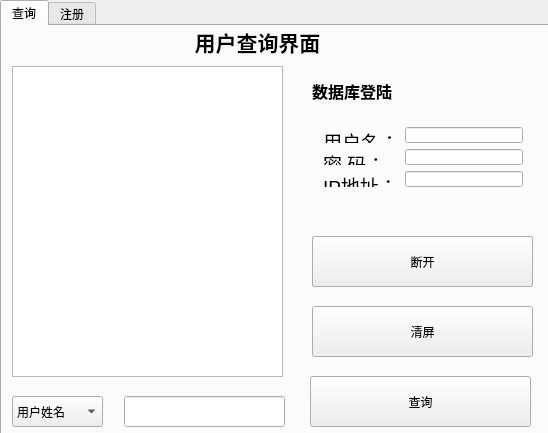
<?xml version="1.0" encoding="UTF-8"?>
<ui version="4.0">
 <class>Widget</class>
 <widget class="QWidget" name="Widget">
  <property name="geometry">
   <rect>
    <x>0</x>
    <y>0</y>
    <width>548</width>
    <height>433</height>
   </rect>
  </property>
  <property name="minimumSize">
   <size>
    <width>548</width>
    <height>433</height>
   </size>
  </property>
  <property name="maximumSize">
   <size>
    <width>548</width>
    <height>433</height>
   </size>
  </property>
  <property name="windowTitle">
   <string>长江大学月子会所管理系统</string>
  </property>
  <widget class="QTabWidget" name="tabWidget">
   <property name="geometry">
    <rect>
     <x>0</x>
     <y>0</y>
     <width>551</width>
     <height>441</height>
    </rect>
   </property>
   <property name="styleSheet">
    <string notr="true"/>
   </property>
   <property name="currentIndex">
    <number>0</number>
   </property>
   <widget class="QWidget" name="DataBase">
    <attribute name="title">
     <string>查询</string>
    </attribute>
    <widget class="QWidget" name="layoutWidget">
     <property name="geometry">
      <rect>
       <x>310</x>
       <y>90</y>
       <width>222</width>
       <height>82</height>
      </rect>
     </property>
     <layout class="QHBoxLayout" name="horizontalLayout">
      <item>
       <layout class="QVBoxLayout" name="verticalLayout">
        <item>
         <widget class="QLabel" name="label">
          <property name="text">
           <string>&lt;html&gt;&lt;head/&gt;&lt;body&gt;&lt;p&gt;&lt;span style=&quot; font-size:14pt;&quot;&gt;用户名：&lt;/span&gt;&lt;/p&gt;&lt;/body&gt;&lt;/html&gt;</string>
          </property>
         </widget>
        </item>
        <item>
         <widget class="QLabel" name="label_2">
          <property name="text">
           <string>&lt;html&gt;&lt;head/&gt;&lt;body&gt;&lt;p&gt;&lt;span style=&quot; font-size:14pt;&quot;&gt;密  码：&lt;/span&gt;&lt;/p&gt;&lt;/body&gt;&lt;/html&gt;</string>
          </property>
         </widget>
        </item>
        <item>
         <widget class="QLabel" name="label_3">
          <property name="text">
           <string>&lt;html&gt;&lt;head/&gt;&lt;body&gt;&lt;p&gt;&lt;span style=&quot; font-size:14pt;&quot;&gt;IP地址：&lt;/span&gt;&lt;/p&gt;&lt;/body&gt;&lt;/html&gt;</string>
          </property>
         </widget>
        </item>
       </layout>
      </item>
      <item>
       <layout class="QVBoxLayout" name="verticalLayout_2">
        <item>
         <widget class="QLineEdit" name="UserNamelineEdit"/>
        </item>
        <item>
         <widget class="QLineEdit" name="PasswordlineEdit"/>
        </item>
        <item>
         <widget class="QLineEdit" name="IpAdresslineEdit"/>
        </item>
       </layout>
      </item>
     </layout>
    </widget>
    <widget class="QTextEdit" name="textEdit">
     <property name="geometry">
      <rect>
       <x>10</x>
       <y>40</y>
       <width>271</width>
       <height>311</height>
      </rect>
     </property>
    </widget>
    <widget class="QLabel" name="label_4">
     <property name="geometry">
      <rect>
       <x>180</x>
       <y>0</y>
       <width>151</width>
       <height>31</height>
      </rect>
     </property>
     <property name="text">
      <string>&lt;html&gt;&lt;head/&gt;&lt;body&gt;&lt;p align=&quot;center&quot;&gt;&lt;span style=&quot; font-size:16pt; font-weight:600;&quot;&gt;用户查询界面&lt;/span&gt;&lt;/p&gt;&lt;/body&gt;&lt;/html&gt;</string>
     </property>
    </widget>
    <widget class="QPushButton" name="CmdpushButton">
     <property name="geometry">
      <rect>
       <x>308</x>
       <y>350</y>
       <width>221</width>
       <height>51</height>
      </rect>
     </property>
     <property name="text">
      <string>查询</string>
     </property>
    </widget>
    <widget class="QPushButton" name="SqlConnectButton">
     <property name="geometry">
      <rect>
       <x>310</x>
       <y>210</y>
       <width>221</width>
       <height>51</height>
      </rect>
     </property>
     <property name="text">
      <string>连接</string>
     </property>
    </widget>
    <widget class="QPushButton" name="ClearpushButton">
     <property name="geometry">
      <rect>
       <x>310</x>
       <y>280</y>
       <width>221</width>
       <height>51</height>
      </rect>
     </property>
     <property name="text">
      <string>清屏</string>
     </property>
    </widget>
    <widget class="QPushButton" name="SqlClosepushButton">
     <property name="geometry">
      <rect>
       <x>310</x>
       <y>210</y>
       <width>221</width>
       <height>51</height>
      </rect>
     </property>
     <property name="styleSheet">
      <string notr="true"/>
     </property>
     <property name="text">
      <string>断开</string>
     </property>
    </widget>
    <widget class="QComboBox" name="SelectcomboBox">
     <property name="geometry">
      <rect>
       <x>10</x>
       <y>370</y>
       <width>91</width>
       <height>31</height>
      </rect>
     </property>
     <item>
      <property name="text">
       <string>用户姓名</string>
      </property>
     </item>
     <item>
      <property name="text">
       <string>用户房号</string>
      </property>
     </item>
     <item>
      <property name="text">
       <string>所有用户</string>
      </property>
     </item>
    </widget>
    <widget class="QLineEdit" name="CmdlineEdit">
     <property name="geometry">
      <rect>
       <x>122</x>
       <y>370</y>
       <width>161</width>
       <height>31</height>
      </rect>
     </property>
    </widget>
    <widget class="QLabel" name="label_13">
     <property name="geometry">
      <rect>
       <x>310</x>
       <y>50</y>
       <width>91</width>
       <height>31</height>
      </rect>
     </property>
     <property name="text">
      <string>&lt;html&gt;&lt;head/&gt;&lt;body&gt;&lt;p&gt;&lt;span style=&quot; font-size:12pt; font-weight:600;&quot;&gt;数据库登陆&lt;/span&gt;&lt;/p&gt;&lt;/body&gt;&lt;/html&gt;</string>
     </property>
    </widget>
   </widget>
   <widget class="QWidget" name="LogIn">
    <attribute name="title">
     <string>注册</string>
    </attribute>
    <widget class="QLabel" name="label_10">
     <property name="geometry">
      <rect>
       <x>170</x>
       <y>0</y>
       <width>161</width>
       <height>31</height>
      </rect>
     </property>
     <property name="text">
      <string>&lt;html&gt;&lt;head/&gt;&lt;body&gt;&lt;p align=&quot;center&quot;&gt;&lt;span style=&quot; font-size:16pt; font-weight:600;&quot;&gt;用户注册界面&lt;/span&gt;&lt;/p&gt;&lt;/body&gt;&lt;/html&gt;</string>
     </property>
    </widget>
    <widget class="QPushButton" name="LogIn_OKpushButton">
     <property name="geometry">
      <rect>
       <x>20</x>
       <y>270</y>
       <width>221</width>
       <height>71</height>
      </rect>
     </property>
     <property name="text">
      <string>注册</string>
     </property>
    </widget>
    <widget class="QPushButton" name="Log_LogOutpushButton">
     <property name="geometry">
      <rect>
       <x>270</x>
       <y>270</y>
       <width>221</width>
       <height>71</height>
      </rect>
     </property>
     <property name="text">
      <string>注销</string>
     </property>
    </widget>
    <widget class="QWidget" name="layoutWidget1">
     <property name="geometry">
      <rect>
       <x>20</x>
       <y>60</y>
       <width>341</width>
       <height>154</height>
      </rect>
     </property>
     <layout class="QHBoxLayout" name="horizontalLayout_2">
      <item>
       <layout class="QVBoxLayout" name="verticalLayout_3">
        <item>
         <widget class="QLabel" name="label_6">
          <property name="text">
           <string>&lt;html&gt;&lt;head/&gt;&lt;body&gt;&lt;p&gt;&lt;span style=&quot; font-size:12pt; font-weight:600;&quot;&gt;姓   名：&lt;/span&gt;&lt;/p&gt;&lt;/body&gt;&lt;/html&gt;</string>
          </property>
         </widget>
        </item>
        <item>
         <widget class="QLabel" name="label_7">
          <property name="text">
           <string>&lt;html&gt;&lt;head/&gt;&lt;body&gt;&lt;p&gt;&lt;span style=&quot; font-size:12pt; font-weight:600;&quot;&gt;省份证号：&lt;/span&gt;&lt;/p&gt;&lt;/body&gt;&lt;/html&gt;</string>
          </property>
         </widget>
        </item>
        <item>
         <widget class="QLabel" name="label_8">
          <property name="text">
           <string>&lt;html&gt;&lt;head/&gt;&lt;body&gt;&lt;p&gt;&lt;span style=&quot; font-size:12pt; font-weight:600;&quot;&gt;电话号码：&lt;/span&gt;&lt;/p&gt;&lt;/body&gt;&lt;/html&gt;</string>
          </property>
         </widget>
        </item>
        <item>
         <widget class="QLabel" name="label_12">
          <property name="text">
           <string>&lt;html&gt;&lt;head/&gt;&lt;body&gt;&lt;p&gt;&lt;span style=&quot; font-size:12pt; font-weight:600;&quot;&gt;房间号码：&lt;/span&gt;&lt;/p&gt;&lt;/body&gt;&lt;/html&gt;</string>
          </property>
         </widget>
        </item>
        <item>
         <widget class="QLabel" name="label_9">
          <property name="text">
           <string>&lt;html&gt;&lt;head/&gt;&lt;body&gt;&lt;p&gt;&lt;span style=&quot; font-size:12pt; font-weight:600;&quot;&gt;余  额：&lt;/span&gt;&lt;/p&gt;&lt;/body&gt;&lt;/html&gt;</string>
          </property>
         </widget>
        </item>
        <item>
         <widget class="QLabel" name="label_11">
          <property name="text">
           <string>&lt;html&gt;&lt;head/&gt;&lt;body&gt;&lt;p&gt;&lt;span style=&quot; font-size:12pt; font-weight:600;&quot;&gt;卡  号：&lt;/span&gt;&lt;/p&gt;&lt;/body&gt;&lt;/html&gt;</string>
          </property>
         </widget>
        </item>
       </layout>
      </item>
      <item>
       <layout class="QVBoxLayout" name="verticalLayout_4">
        <item>
         <widget class="QLineEdit" name="Log_NamelineEdit"/>
        </item>
        <item>
         <widget class="QLineEdit" name="Log_SFIDlineEdit"/>
        </item>
        <item>
         <widget class="QLineEdit" name="Log_NumlineEdit"/>
        </item>
        <item>
         <widget class="QLineEdit" name="Log_RoomlineEdit"/>
        </item>
        <item>
         <widget class="QLineEdit" name="Log_MonylineEdit"/>
        </item>
        <item>
         <widget class="QLineEdit" name="Log_RFIDlineEdit"/>
        </item>
       </layout>
      </item>
     </layout>
    </widget>
    <widget class="QComboBox" name="RFID_ComcomboBox">
     <property name="geometry">
      <rect>
       <x>410</x>
       <y>60</y>
       <width>101</width>
       <height>31</height>
      </rect>
     </property>
     <item>
      <property name="text">
       <string>COM1</string>
      </property>
     </item>
     <item>
      <property name="text">
       <string>COM2</string>
      </property>
     </item>
     <item>
      <property name="text">
       <string>COM3</string>
      </property>
     </item>
     <item>
      <property name="text">
       <string>COM4</string>
      </property>
     </item>
     <item>
      <property name="text">
       <string>COM5</string>
      </property>
     </item>
    </widget>
    <widget class="QComboBox" name="RFID_BotecomboBox">
     <property name="geometry">
      <rect>
       <x>410</x>
       <y>100</y>
       <width>101</width>
       <height>31</height>
      </rect>
     </property>
     <item>
      <property name="text">
       <string>9600</string>
      </property>
     </item>
     <item>
      <property name="text">
       <string>115200</string>
      </property>
     </item>
     <item>
      <property name="text">
       <string>38400</string>
      </property>
     </item>
    </widget>
    <widget class="QPushButton" name="RFID_OpenpushButton">
     <property name="geometry">
      <rect>
       <x>410</x>
       <y>160</y>
       <width>101</width>
       <height>51</height>
      </rect>
     </property>
     <property name="text">
      <string>打开</string>
     </property>
    </widget>
    <widget class="QPushButton" name="RFID_ClosepushButton">
     <property name="geometry">
      <rect>
       <x>410</x>
       <y>160</y>
       <width>101</width>
       <height>51</height>
      </rect>
     </property>
     <property name="text">
      <string>关闭</string>
     </property>
    </widget>
   </widget>
  </widget>
 </widget>
 <layoutdefault spacing="6" margin="11"/>
 <resources/>
 <connections/>
</ui>
